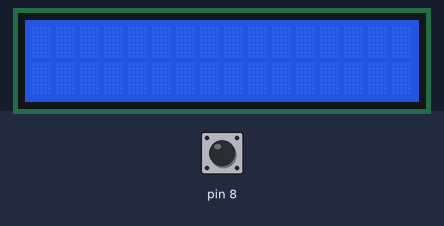
Bench run of a sketch on a simulated Arduino Uno, built with avr-gcc and run on an emulated ATmega328P. Parts: 16×2 character LCD. The inputs (shaded band) are chosen by the test bench; at power-on: pin 8 LOW.

Above: at 1.2 s.
1.3 s: pin 8 pulsed HIGH 2 times (0.12 s each, 0.3 s apart)
At 2.8 s:
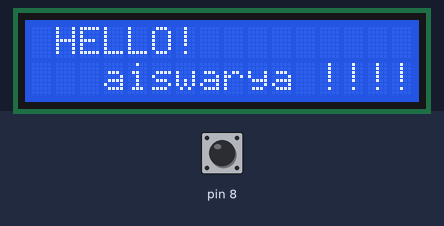
4.9 s: pin 8 driven HIGH
6.4 s: pin 8 driven LOW
At 6.8 s:
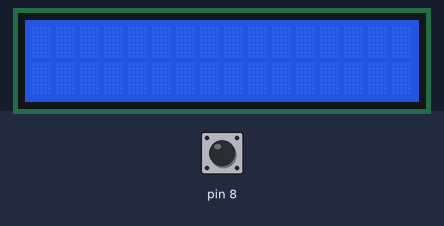
7.9 s: pin 8 pulsed HIGH 5 times (0.12 s each, 0.3 s apart)
At 8.17 s:
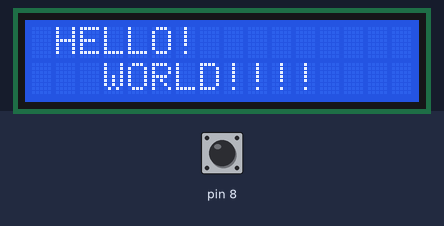
Timing chart, 0 to 10.9 s (numbered marks = the images above; inputs shaded):
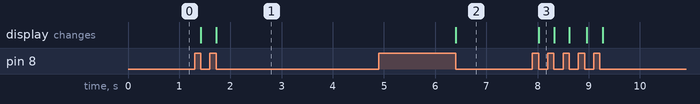

The sketch:

_lcd_blinking_clearing1.ino
```cpp
// C++ code
//
#include<LiquidCrystal.h>
LiquidCrystal lcd(13,12, 4, 5,6,7);
int f=0;
void setup()
{
  Serial.begin(9600);
  lcd.begin(16,2);
  pinMode(8,INPUT);

}
void loop()
{
  int c;
  c=digitalRead(8);

  if (c==1)
  {
    while(digitalRead(8)==1);
    f++;
    if(f>2)
    {
      f=0;
    }

  }
   if(f==1)
   {
     lcd.clear();
     lcd.setCursor(0,0);
     lcd.print(" HELLO! ");
     lcd.setCursor(2,1);
     lcd.print(" WORLD!!!! ");
   }
   else if(f==2)
   {
     lcd.clear();
  lcd.setCursor(0,0);
  lcd.print(" HELLO! ");
  lcd.setCursor(2,1);
  lcd.print(" aiswarya !!!! ");
   }
   else
   {
       lcd.clear();
   }

}
  
```

Measured:
- after the input at 1.3 s, the display: first changes after 0.12 s (image 1 shows a later state)
- after the input at 4.9 s, every drawn part: stays the same
- after the input at 6.4 s, the display: changes at once (image 2)
- after the input at 7.9 s, the display: changes after 0.12 s (image 3)
